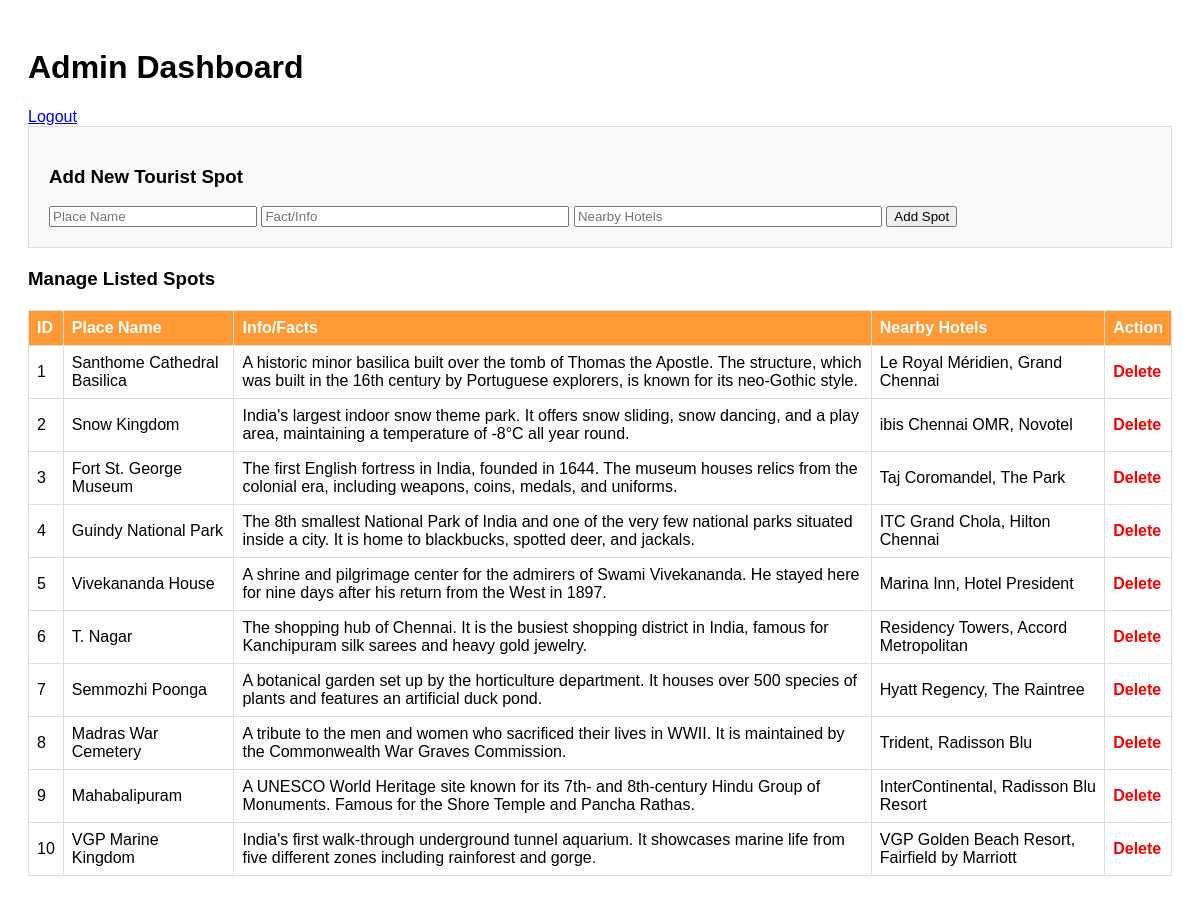
/admin (signed in), run on the app's committed database.
### tables this page shows
CREATE TABLE spots (
            id INTEGER PRIMARY KEY AUTOINCREMENT,
            name TEXT NOT NULL,
            description TEXT NOT NULL,
            nearby_hotels TEXT NOT NULL,
            image_url TEXT,      
            thumbnail_url TEXT,  
            map_url TEXT,
            latitude REAL,       
            longitude REAL       
        );

### app.py (the view)
@app.route('/admin')
def admin_dashboard():
    if session.get('role') != 'admin':
        return redirect(url_for('landing'))
    conn = get_db_connection()
    spots = conn.execute('SELECT * FROM spots').fetchall()
    conn.close()
    return render_template('admin.html', spots=spots)

### app.py (called while the page is built)
def get_db_connection():
    conn = sqlite3.connect('database.db')
    conn.row_factory = sqlite3.Row
    return conn

### templates/admin.html (shortened to what this page needs)
<!DOCTYPE html>
<html lang="en">
<head>
</head>
<body>
    <h1>Admin Dashboard</h1>
    <a href="/logout">Logout</a>
    <div class="form-box">
        <h3>Add New Tourist Spot</h3>
        <form action="/add_spot" method="POST">
            <input type="text" name="name" placeholder="Place Name" required style="width: 200px;">
            <input type="text" name="desc" placeholder="Fact/Info" required style="width: 300px;">
            <input type="text" name="hotels" placeholder="Nearby Hotels" required style="width: 300px;">
            <button type="submit">Add Spot</button>
        </form>
    </div>
    <h3>Manage Listed Spots</h3>
    <table>
        <thead>
            <tr>
                <th>ID</th>
                <th>Place Name</th>
                <th>Info/Facts</th>
                <th>Nearby Hotels</th>
                <th>Action</th>
            </tr>
        </thead>
        <tbody>
            {% for spot in spots %}
            <tr>
                <td>{{ spot['id'] }}</td>
                <td>{{ spot['name'] }}</td>
                <td>{{ spot['description'] }}</td>
                <td>{{ spot['nearby_hotels'] }}</td>
                <td><a href="/delete_spot/{{ spot['id'] }}" class="btn-delete">Delete</a></td>
            </tr>
            {% endfor %}
        </tbody>
    </table>
</body>
</html>

### templates/admin.html (style rules this page uses)
body { font-family: sans-serif; padding: 20px; }
table { width: 100%; border-collapse: collapse; margin-top: 20px; }
th, td { border: 1px solid #ddd; padding: 8px; text-align: left; }
th { background-color: #ff9933; color: white; }
.form-box { background: #f9f9f9; padding: 20px; margin-bottom: 20px; border: 1px solid #ddd; }
.btn-delete { color: red; text-decoration: none; font-weight: bold; }

### data on the page
spots: id "1", name "Santhome Cathedral Basilica", description "A historic minor basilica built over the tomb of Thomas the Apostle. The structure, which was built in the 16th century by Portuguese explorers, is known for its neo-Gothic style.", nearby_hotels "Le Royal Méridien, Grand Chennai"
spots: id "2", name "Snow Kingdom", description "India's largest indoor snow theme park. It offers snow sliding, snow dancing, and a play area, maintaining a temperature of -8°C all year round.", nearby_hotels "ibis Chennai OMR, Novotel"
spots: id "3", name "Fort St. George Museum", description "The first English fortress in India, founded in 1644. The museum houses relics from the colonial era, including weapons, coins, medals, and uniforms.", nearby_hotels "Taj Coromandel, The Park"
spots: id "4", name "Guindy National Park", description "The 8th smallest National Park of India and one of the very few national parks situated inside a city. It is home to blackbucks, spotted deer, and jackals.", nearby_hotels "ITC Grand Chola, Hilton Chennai"
spots: id "5", name "Vivekananda House", description "A shrine and pilgrimage center for the admirers of Swami Vivekananda. He stayed here for nine days after his return from the West in 1897.", nearby_hotels "Marina Inn, Hotel President"
spots: id "6", name "T. Nagar", description "The shopping hub of Chennai. It is the busiest shopping district in India, famous for Kanchipuram silk sarees and heavy gold jewelry.", nearby_hotels "Residency Towers, Accord Metropolitan"
spots: id "7", name "Semmozhi Poonga", description "A botanical garden set up by the horticulture department. It houses over 500 species of plants and features an artificial duck pond.", nearby_hotels "Hyatt Regency, The Raintree"
spots: id "8", name "Madras War Cemetery", description "A tribute to the men and women who sacrificed their lives in WWII. It is maintained by the Commonwealth War Graves Commission.", nearby_hotels "Trident, Radisson Blu"
spots: id "9", name "Mahabalipuram", description "A UNESCO World Heritage site known for its 7th- and 8th-century Hindu Group of Monuments. Famous for the Shore Temple and Pancha Rathas.", nearby_hotels "InterContinental, Radisson Blu Resort"
spots: id "10", name "VGP Marine Kingdom", description "India's first walk-through underground tunnel aquarium. It showcases marine life from five different zones including rainforest and gorge.", nearby_hotels "VGP Golden Beach Resort, Fairfield by Marriott"
